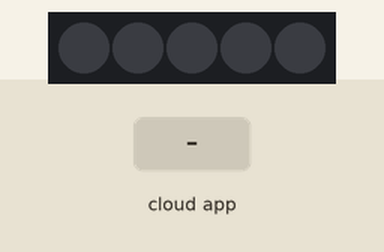
This sketch was run on a simulated ESP32. Parts: 5 RGB LEDs in strip order, left to right. Inputs (shaded band) come from the test bench. Dim RGB values are drawn brighter than linear; the ROS host is connected and sends only what is stated.

Above: at 8.2 s.
8.3 s: the phone or cloud app sets send_command_arduino to 2
At 9.5 s:
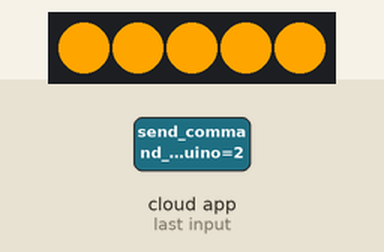
9.8 s: the phone or cloud app sets send_command_arduino to 4
At 11.0 s:
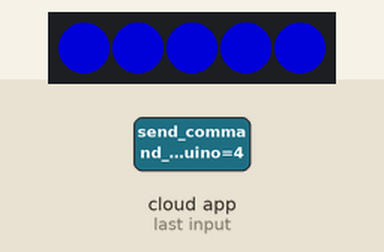
11.3 s: the phone or cloud app sets send_command_arduino to 0
At 12.5 s:
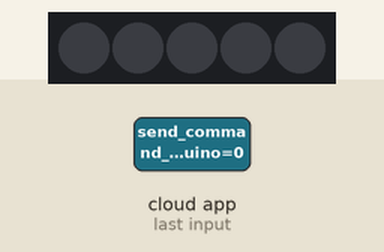
12.9 s: the phone or cloud app sets send_command_arduino to 3
At 14.0 s:
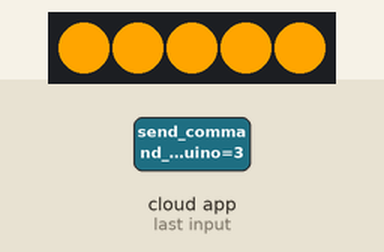
Timing chart, 0 to 15.4 s (numbered marks = the images above; inputs shaded):
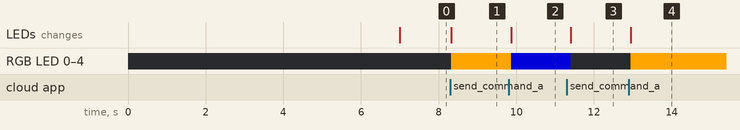

The sketch:

Arduino_Superior.ino
```cpp
#include <micro_ros_arduino.h>

#include <stdio.h>
#include <rcl/rcl.h>
#include <rcl/error_handling.h>
#include <rclc/rclc.h>
#include <rclc/executor.h>

#include <std_msgs/msg/int32.h>

#include <Adafruit_NeoPixel.h> // Biblioteca que permite controlar los colores de la tira LED


// -------------------------- VARIABLES ROS -----------------------------
rcl_subscription_t subscriber;
std_msgs__msg__Int32 msg;
rclc_executor_t executor;
rclc_support_t support;
rcl_allocator_t allocator;
rcl_node_t node;
rcl_timer_t timer;


// -------------------------- VARIABLES LEDS ----------------------------
//#define LED_PIN 13
#define PIN_LED 4 // Pin del bus de datos (GPIO D6 -> GPIO D9)
#define NLED 5  // Numero de leds que se encienden de la tira

Adafruit_NeoPixel tira = Adafruit_NeoPixel(NLED, PIN_LED, NEO_GRB + NEO_KHZ800);

// Codigos RGB tira LED
uint32_t vhappy = tira.Color(255, 165, 0);  // Orange '2'
uint32_t happy = tira.Color(255, 165, 0);   // Yellow '3'
uint32_t vsad = tira.Color(0, 0, 139);  // Blue dark '4'
uint32_t sad = tira.Color(0, 0, 255); // Blue '5'
uint32_t disgusted = tira.Color(0, 255, 0); // Green '6'
uint32_t angry = tira.Color(255, 0, 0); // Red '7'
uint32_t scared = tira.Color(255, 0, 255);  // Purple '8'
uint32_t serious = tira.Color(0, 0, 0); // Off '1'
uint32_t surprised = tira.Color(127, 255, 212); // Aquamarine '9'
uint32_t off = tira.Color(0, 0, 0); // Default Off '0'


// -------------------------- VARIABLES SERVOMOTORES ----------------------
// Variables para el control de tanto los motores de las orejas
// como los de las manos


// ------------------------------------------------------------------------
uint32_t current_state = off; // Default state


// Macros
#define RCCHECK(fn) { rcl_ret_t temp_rc = fn; if((temp_rc != RCL_RET_OK)){error_loop();}}
#define RCSOFTCHECK(fn) { rcl_ret_t temp_rc = fn; if((temp_rc != RCL_RET_OK)){}}

//

void error_loop(){
  while(1){
    digitalWrite(PIN_LED, !digitalRead(PIN_LED));
    delay(100);
  }
}

void subscription_callback(const void * msgin)
{
  const std_msgs__msg__Int32 * msg = (const std_msgs__msg__Int32 *)msgin;
  // digitalWrite(LED_PIN, (msg->data == 0) ? LOW : HIGH);
  int num = msg->data;
  Serial2.print(num); // Enviar los mensajes al arduino inferior

  decoder_command(msg);
}

void setup() {
  delay(5000);

  set_microros_transports();

  delay(2000);

  allocator = rcl_get_default_allocator();

  //create init_options
  RCCHECK(rclc_support_init(&support, 0, NULL, &allocator));

  // create node
  RCCHECK(rclc_node_init_default(&node, "micro_ros_arduino_node", "", &support));

  // create subscriber
  RCCHECK(rclc_subscription_init_default(
    &subscriber,
    &node,
    ROSIDL_GET_MSG_TYPE_SUPPORT(std_msgs, msg, Int32),
    "send_command_arduino"));

  // create executor
  RCCHECK(rclc_executor_init(&executor, &support.context, 1, &allocator));
  RCCHECK(rclc_executor_add_subscription(&executor, &subscriber, &msg, &subscription_callback, ON_NEW_DATA));

  // Inicializar el segundo puerto serial
  Serial2.begin(9600, SERIAL_8N1, 16, 17);

  // Limpiar el buffer del puerto serial
  while (Serial2.available() > 0) {
      Serial2.read();
  }

  // Configuracion tira LED
  tira.begin();
  tira.show();
}

void loop() {
  delay(100);
  RCCHECK(rclc_executor_spin_some(&executor, RCL_MS_TO_NS(100)));
}

void decoder_command(const std_msgs__msg__Int32 * msg) {
  switch(msg->data) {
    case 1: current_state = serious; break;
    case 2: current_state = vhappy; break;
    case 3: current_state = happy; break;
    case 4: current_state = vsad; break;
    case 5: current_state = sad; break;
    case 6: current_state = disgusted; break;
    case 7: current_state = angry; break;
    case 8: current_state = scared; break;
    case 9: current_state = surprised;  break;
    // Añadir el resto de casos (movimientos)
    default: current_state = off; break;
  }

  turn_on_leds();
  move_ears();
  move_arms();

}


void turn_on_leds() { // Funcion para el encendido de la tira LED
  for(int i = 0; i < NLED; i++) {
    tira.setPixelColor(i, current_state);
  }
  tira.show();
}

void move_ears() {  // Funcion para el movimiento de las orejas
  // Completar el codigo segun las necesidades de movimiento
}

void move_arms() {  // Funcion para el movimiento de los brazos
  // Completar el codigo segun las necesidades de movimiento
}
```

Measured:
- after the input at 8.3 s, RGB LED 0–4: off → RGB(255, 165, 0) at once; the LEDs: change at once (image 1)
- after the input at 9.8 s, RGB LED 0–4: RGB(255, 165, 0) → RGB(0, 0, 139) after 0.06 s; the LEDs: change after 0.06 s (image 2)
- after the input at 11.3 s, RGB LED 0–4: RGB(0, 0, 139) → off after 0.11 s; the LEDs: change after 0.11 s (image 3)
- after the input at 12.9 s, RGB LED 0–4: off → RGB(255, 165, 0) after 0.05 s; the LEDs: change after 0.05 s (image 4)
